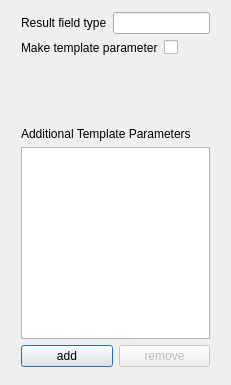
<?xml version="1.0" encoding="UTF-8"?>
<ui version="4.0">
 <class>EntryList</class>
 <widget class="QDialog" name="EntryList">
  <property name="geometry">
   <rect>
    <x>0</x>
    <y>0</y>
    <width>231</width>
    <height>385</height>
   </rect>
  </property>
  <property name="minimumSize">
   <size>
    <width>231</width>
    <height>285</height>
   </size>
  </property>
  <property name="windowTitle">
   <string>EntryList</string>
  </property>
  <widget class="QWidget" name="layoutWidget">
   <property name="geometry">
    <rect>
     <x>10</x>
     <y>1</y>
     <width>211</width>
     <height>377</height>
    </rect>
   </property>
   <layout class="QVBoxLayout" name="verticalLayout">
    <item>
     <layout class="QHBoxLayout" name="horizontalLayout">
      <item>
       <widget class="QLabel" name="label">
        <property name="toolTip">
         <string>Enter the field type that this expression calculates.</string>
        </property>
        <property name="text">
         <string>Result field type</string>
        </property>
        <property name="buddy">
         <cstring>lineEdit</cstring>
        </property>
       </widget>
      </item>
      <item>
       <widget class="QLineEdit" name="lineEdit"/>
      </item>
     </layout>
    </item>
    <item>
     <layout class="QHBoxLayout" name="horizontalLayout_3">
      <item>
       <widget class="QLabel" name="label_3">
        <property name="toolTip">
         <string>Check this box to make the field result type a template paramter. 

Otherwise, the field type will need to be obtained
via type inference or some other typedef.</string>
        </property>
        <property name="text">
         <string>Make template parameter</string>
        </property>
        <property name="buddy">
         <cstring>checkBox</cstring>
        </property>
       </widget>
      </item>
      <item>
       <widget class="QCheckBox" name="checkBox">
        <property name="styleSheet">
         <string notr="true"/>
        </property>
        <property name="text">
         <string notr="true"/>
        </property>
        <property name="checked">
         <bool>false</bool>
        </property>
       </widget>
      </item>
     </layout>
    </item>
    <item>
     <spacer name="verticalSpacer">
      <property name="orientation">
       <enum>Qt::Vertical</enum>
      </property>
      <property name="sizeHint" stdset="0">
       <size>
        <width>20</width>
        <height>40</height>
       </size>
      </property>
     </spacer>
    </item>
    <item>
     <widget class="QLabel" name="label_2">
      <property name="text">
       <string>Additional Template Parameters</string>
      </property>
     </widget>
    </item>
    <item>
     <widget class="QListWidget" name="listWidget">
      <property name="toolTip">
       <string>&lt;!DOCTYPE HTML PUBLIC &quot;-//W3C//DTD HTML 4.0//EN&quot; &quot;http://www.w3.org/TR/REC-html40/strict.dtd&quot;&gt;
&lt;html&gt;&lt;head&gt;&lt;meta name=&quot;qrichtext&quot; content=&quot;1&quot; /&gt;&lt;style type=&quot;text/css&quot;&gt;
p, li { white-space: pre-wrap; }
&lt;/style&gt;&lt;/head&gt;&lt;body style=&quot; font-family:'Lucida Grande'; font-size:12pt; font-weight:400; font-style:normal;&quot;&gt;
&lt;p style=&quot; margin-top:0px; margin-bottom:0px; margin-left:0px; margin-right:0px; -qt-block-indent:0; text-indent:0px;&quot;&gt;Drag &amp;amp; Drop to reorder entries.&lt;/p&gt;&lt;/body&gt;&lt;/html&gt;</string>
      </property>
      <property name="dragEnabled">
       <bool>false</bool>
      </property>
      <property name="dragDropOverwriteMode">
       <bool>false</bool>
      </property>
      <property name="dragDropMode">
       <enum>QAbstractItemView::InternalMove</enum>
      </property>
      <property name="defaultDropAction">
       <enum>Qt::MoveAction</enum>
      </property>
      <property name="alternatingRowColors">
       <bool>true</bool>
      </property>
      <property name="selectionBehavior">
       <enum>QAbstractItemView::SelectRows</enum>
      </property>
      <property name="movement">
       <enum>QListView::Snap</enum>
      </property>
     </widget>
    </item>
    <item>
     <layout class="QHBoxLayout" name="horizontalLayout_2">
      <item>
       <widget class="QPushButton" name="add_button">
        <property name="minimumSize">
         <size>
          <width>89</width>
          <height>0</height>
         </size>
        </property>
        <property name="toolTip">
         <string>Use this to add a new entry to the list.</string>
        </property>
        <property name="text">
         <string>add</string>
        </property>
       </widget>
      </item>
      <item>
       <widget class="QPushButton" name="rm_button">
        <property name="enabled">
         <bool>false</bool>
        </property>
        <property name="toolTip">
         <string>Remove an entry from the list</string>
        </property>
        <property name="text">
         <string>remove</string>
        </property>
       </widget>
      </item>
     </layout>
    </item>
   </layout>
  </widget>
 </widget>
 <layoutdefault spacing="6" margin="11"/>
 <tabstops>
  <tabstop>lineEdit</tabstop>
  <tabstop>checkBox</tabstop>
  <tabstop>add_button</tabstop>
  <tabstop>rm_button</tabstop>
  <tabstop>listWidget</tabstop>
 </tabstops>
 <resources/>
 <connections/>
</ui>
